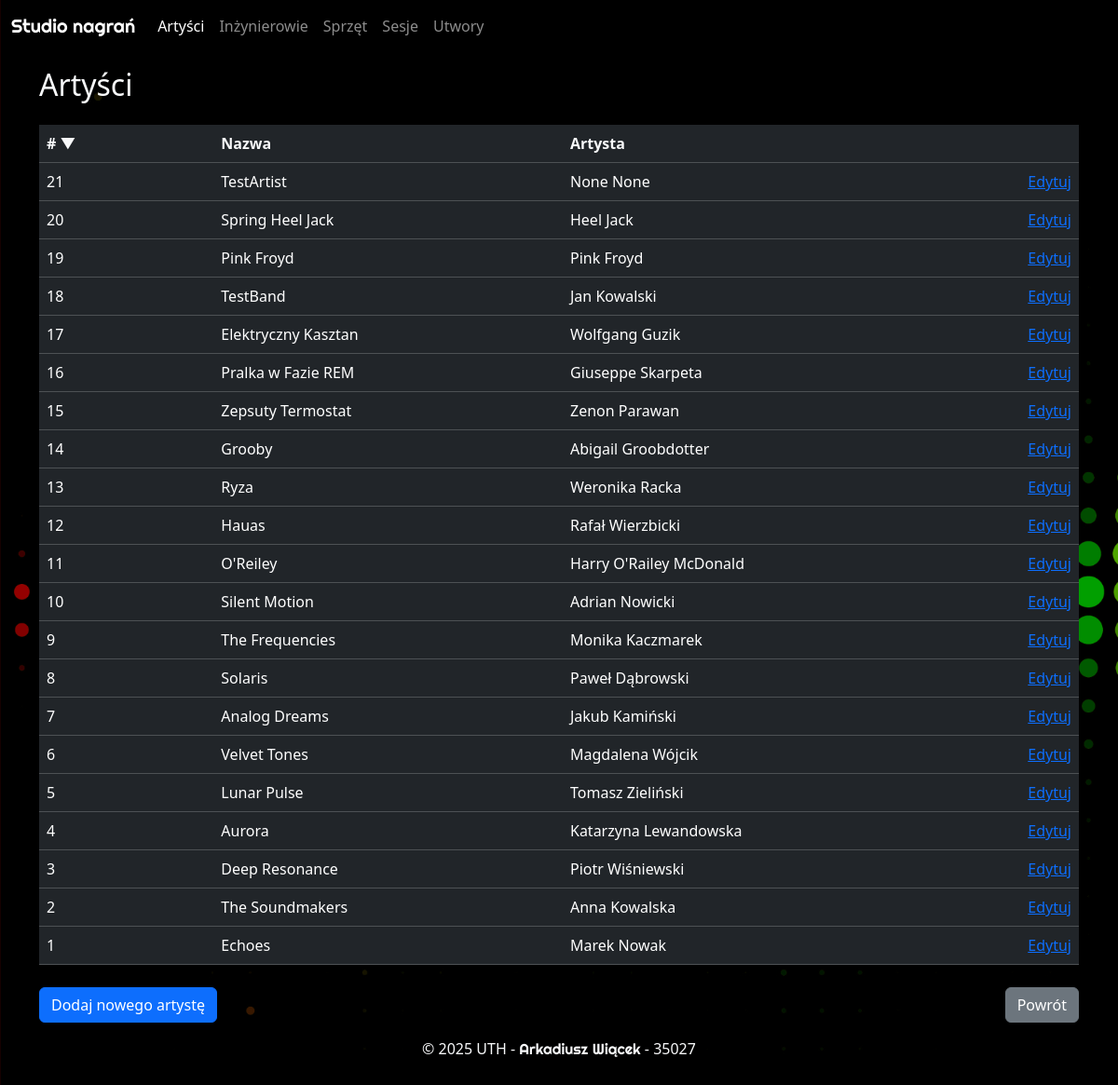
The page /artysci?sort=IdArtysty&order=desc on the database its author committed.
### studio_nagran.py (models this page shows)
class Artysci(Base):
    __tablename__ = "artysci"
    IdArtysty = Column(Integer, primary_key=True)
    Nazwa = Column(String)
    Imie = Column(String)
    Nazwisko = Column(String)
    sesje = relationship(
        "Sesje", back_populates="artysci", cascade="all, delete-orphan"
    )
    utwory = relationship(
        "Utwory", back_populates="artysci", cascade="all, delete-orphan"
    )

### studio_nagran.py (the view)
@app.route("/artysci")
def artysci_view():
    sesja = Session()
    try:
        sort_by = request.args.get('sort', 'IdArtysty')
        order = request.args.get('order', 'asc')
        sort_columns = {
            'IdArtysty': Artysci.IdArtysty,
            'Nazwa': Artysci.Nazwa,
            'Imie': Artysci.Imie,
            'Nazwisko': Artysci.Nazwisko
        }
        if sort_by not in sort_columns:
            sort_by = 'IdArtysty'
        column = sort_columns[sort_by]
        if order == 'desc':
            column = column.desc()
        else:
            column = column.asc()
        wynik_zapytania = select(Artysci).order_by(column)
        rezultat = sesja.execute(wynik_zapytania)
        artysci = rezultat.scalars().all()
        return render_template("artysci.html", artysci=artysci, sort_by=sort_by, order=order)
    finally:
        sesja.close()

### templates/artysci.html (shortened to what this page needs)
{% extends "base.html" %}
{% block content %}
    <div class="container">
        <div class="row py-1 py-sm-3">
            <div class="col text-light">
                <h2>
                    Artyści
                </h2>
            </div>
        </div>
        <div class="row">
            <div class="col">
                <table class="table table-hover table-dark">
                    <thead>
                        <tr class="d-sm-table-row">
                            <th>
                                <div class="row">
                                    <div class="col-auto col-sm-2">
                                        <a href="?sort=IdArtysty&order={% if sort_by == 'IdArtysty' and order == 'asc' %}desc{% else %}asc{% endif %}" class="text-light text-decoration-none">
                                            # {% if sort_by == 'IdArtysty' %}{% if order == 'asc' %}▲{% else %}▼{% endif %}{% endif %}
                                        </a>
                                    </div>
                                    <div class="col-auto col-sm-4">
                                        <a href="?sort=Nazwa&order={% if sort_by == 'Nazwa' and order == 'asc' %}desc{% else %}asc{% endif %}" class="text-light text-decoration-none">
                                            Nazwa {% if sort_by == 'Nazwa' %}{% if order == 'asc' %}▲{% else %}▼{% endif %}{% endif %}
                                        </a>
                                    </div>
                                    <div class="col-auto col-sm-4">
                                        <a href="?sort=Imie&order={% if sort_by == 'Imie' and order == 'asc' %}desc{% else %}asc{% endif %}" class="text-light text-decoration-none">
                                            Artysta {% if sort_by == 'Imie' %}{% if order == 'asc' %}▲{% else %}▼{% endif %}{% endif %}
                                        </a>
                                    </div>
                                    <div class="col-sm-2 d-none d-sm-block"></div>
                                </div>
                            </th>
                        </tr>
                    </thead>
                    {% for artysta in artysci %}
                        <tr data-bs-toggle="modal"
                            data-bs-target="#artistModal"
                            data-artist-id="{{ artysta.IdArtysty }}"
                            data-artist-name="{{ artysta.Nazwa }}">
                            <td>
                                <div class="row">
                                    <div class="col-12 col-sm-2">
                                        <span class="d-inline d-sm-none"># </span>{{ artysta.IdArtysty }}
                                    </div>
                                    <div class="col-12 col-sm-4">
                                        {{ artysta.Nazwa }}
                                    </div>
                                    <div class="col-6 col-sm-4">
                                        {{ artysta.Imie }} {{ artysta.Nazwisko }}
                                    </div>
                                    <div class="col-6 col-sm-2 align-self-end text-end">
                                        <a href="{{ url_for('edytuj_artyste_view', IdArtysty=artysta.IdArtysty) }}" onclick="event.stopPropagation()">Edytuj</a>
                                    </div>
                                </div>
                            </td>
                        </tr>
                    {% endfor %}
                </table>
            </div>
        </div>
        <div class="row">
            <div class="col-12 col-sm pt-2">
                <a href="{{ url_for("dodaj_artyste_view") }}"
                   class="btn btn-primary btn-block">Dodaj nowego artystę</a>
            </div>
            <div class="col-12 col-sm pt-2 d-flex justify-content-sm-end">
                <a href="{{ url_for("index") }}" class="btn btn-secondary btn-block">Powrót</a>
            </div>
        </div>
    </div>
{% endblock content %}

### static/style.css (style rules this page uses)
tr[data-bs-toggle='modal'] { cursor: pointer; }
body { background-image: linear-gradient(to right, red, yellow, green, red, yellow), url('images/colour_wave.jpg'); animation: gradientShift 40s infinite linear; background-repeat: no-repeat; background-blend-mode: darken; background-position: absolute; background-size: 400% 100%, cover; background-attachment: fixed; }

### rows shown on the page
Artysci: IdArtysty "21", Nazwa "TestArtist", Imie "None", Nazwisko "None"
Artysci: IdArtysty "20", Nazwa "Spring Heel Jack", Imie "Heel", Nazwisko "Jack"
Artysci: IdArtysty "19", Nazwa "Pink Froyd", Imie "Pink", Nazwisko "Froyd"
Artysci: IdArtysty "18", Nazwa "TestBand", Imie "Jan", Nazwisko "Kowalski"
Artysci: IdArtysty "17", Nazwa "Elektryczny Kasztan", Imie "Wolfgang", Nazwisko "Guzik"
Artysci: IdArtysty "16", Nazwa "Pralka w Fazie REM", Imie "Giuseppe", Nazwisko "Skarpeta"
Artysci: IdArtysty "15", Nazwa "Zepsuty Termostat", Imie "Zenon", Nazwisko "Parawan"
Artysci: IdArtysty "14", Nazwa "Grooby", Imie "Abigail", Nazwisko "Groobdotter"
Artysci: IdArtysty "13", Nazwa "Ryza", Imie "Weronika", Nazwisko "Racka"
Artysci: IdArtysty "12", Nazwa "Hauas", Imie "Rafał", Nazwisko "Wierzbicki"
Artysci: IdArtysty "11", Nazwa "O'Reiley", Imie "Harry", Nazwisko "O'Railey McDonald"
Artysci: IdArtysty "10", Nazwa "Silent Motion", Imie "Adrian", Nazwisko "Nowicki"
Artysci: IdArtysty "9", Nazwa "The Frequencies", Imie "Monika", Nazwisko "Kaczmarek"
Artysci: IdArtysty "8", Nazwa "Solaris", Imie "Paweł", Nazwisko "Dąbrowski"
Artysci: IdArtysty "7", Nazwa "Analog Dreams", Imie "Jakub", Nazwisko "Kamiński"
Artysci: IdArtysty "6", Nazwa "Velvet Tones", Imie "Magdalena", Nazwisko "Wójcik"
Artysci: IdArtysty "5", Nazwa "Lunar Pulse", Imie "Tomasz", Nazwisko "Zieliński"
Artysci: IdArtysty "4", Nazwa "Aurora", Imie "Katarzyna", Nazwisko "Lewandowska"
Artysci: IdArtysty "3", Nazwa "Deep Resonance", Imie "Piotr", Nazwisko "Wiśniewski"
Artysci: IdArtysty "2", Nazwa "The Soundmakers", Imie "Anna", Nazwisko "Kowalska"
Artysci: IdArtysty "1", Nazwa "Echoes", Imie "Marek", Nazwisko "Nowak"
